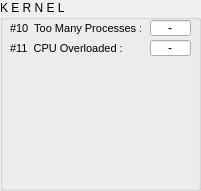
       <widget class="QGroupBox" name="groupBox_11">
        <property name="enabled">
         <bool>true</bool>
        </property>
        <property name="geometry">
         <rect>
          <x>240</x>
          <y>20</y>
          <width>201</width>
          <height>191</height>
         </rect>
        </property>
        <property name="sizePolicy">
         <sizepolicy hsizetype="Fixed" vsizetype="Fixed">
          <horstretch>0</horstretch>
          <verstretch>0</verstretch>
         </sizepolicy>
        </property>
        <property name="minimumSize">
         <size>
          <width>0</width>
          <height>0</height>
         </size>
        </property>
        <property name="title">
         <string>K E R N E L</string>
        </property>
        <widget class="QLabel" name="label_31">
         <property name="geometry">
          <rect>
           <x>10</x>
           <y>20</y>
           <width>131</width>
           <height>16</height>
          </rect>
         </property>
         <property name="font">
          <font>
           <pointsize>8</pointsize>
          </font>
         </property>
         <property name="text">
          <string>#10  Too Many Processes :</string>
         </property>
        </widget>
        <widget class="QLineEdit" name="lineBacklight_44">
         <property name="geometry">
          <rect>
           <x>150</x>
           <y>20</y>
           <width>41</width>
           <height>16</height>
          </rect>
         </property>
         <property name="layoutDirection">
          <enum>Qt::LeftToRight</enum>
         </property>
         <property name="autoFillBackground">
          <bool>false</bool>
         </property>
         <property name="styleSheet">
          <string notr="true"/>
         </property>
         <property name="text">
          <string>-</string>
         </property>
         <property name="alignment">
          <set>Qt::AlignCenter</set>
         </property>
         <property name="readOnly">
          <bool>true</bool>
         </property>
        </widget>
        <widget class="QLabel" name="label_68">
         <property name="geometry">
          <rect>
           <x>10</x>
           <y>40</y>
           <width>131</width>
           <height>16</height>
          </rect>
         </property>
         <property name="font">
          <font>
           <pointsize>8</pointsize>
          </font>
         </property>
         <property name="text">
          <string>#11  CPU Overloaded :</string>
         </property>
        </widget>
        <widget class="QLineEdit" name="lineBacklight_45">
         <property name="geometry">
          <rect>
           <x>150</x>
           <y>40</y>
           <width>41</width>
           <height>16</height>
          </rect>
         </property>
         <property name="layoutDirection">
          <enum>Qt::LeftToRight</enum>
         </property>
         <property name="autoFillBackground">
          <bool>false</bool>
         </property>
         <property name="styleSheet">
          <string notr="true"/>
         </property>
         <property name="text">
          <string>-</string>
         </property>
         <property name="alignment">
          <set>Qt::AlignCenter</set>
         </property>
         <property name="readOnly">
          <bool>true</bool>
         </property>
        </widget>
       </widget>
